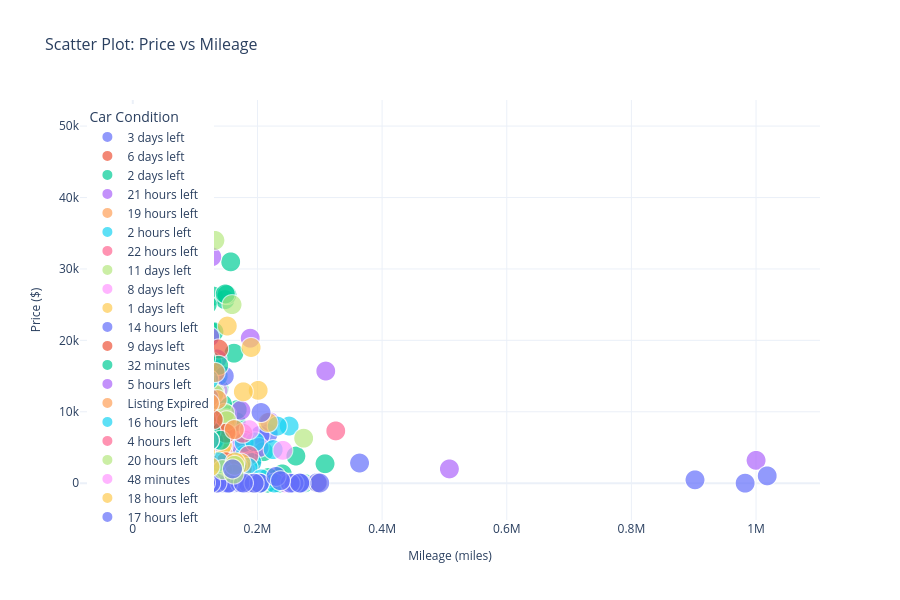

Notebook cell for this chart:
### Markdown cell above
##  Visualization 3: Interactive Scatter Plot - Price vs Mileage

### Code cell
sample_size = min(5000, len(cars_clean))
cars_sample = cars_clean.sample(n=sample_size, random_state=42)

fig = px.scatter(
    cars_sample,
    x='mileage',
    y='price',
    color='condition',
    size='year',
    hover_data=['brand', 'model', 'year', 'color', 'state'],
    title='  Scatter Plot: Price vs Mileage ',
    labels={
        'mileage': 'Mileage (miles)',
        'price': 'Price ($)',
        'condition': 'Car Condition',
        'year': 'Year'
    },
    template='plotly_white',
    opacity=0.7
)

fig.update_layout(
    width=900,
    height=600,
    title_font_size=16,
    showlegend=True,
    legend=dict(
        yanchor="top",
        y=0.99,
        xanchor="left",
        x=0.01
    )
)

fig.update_xaxes(title_font_size=12)
fig.update_yaxes(title_font_size=12)

fig.show()

correlation = cars_clean['price'].corr(cars_clean['mileage'])
print(f" Price vs Mileage Correlation: {correlation:.3f}")
print(f" Insight: {'Strong negative' if correlation < -0.5 else 'Moderate negative' if correlation < -0.3 else 'Weak'} correlation between price and mileage")
